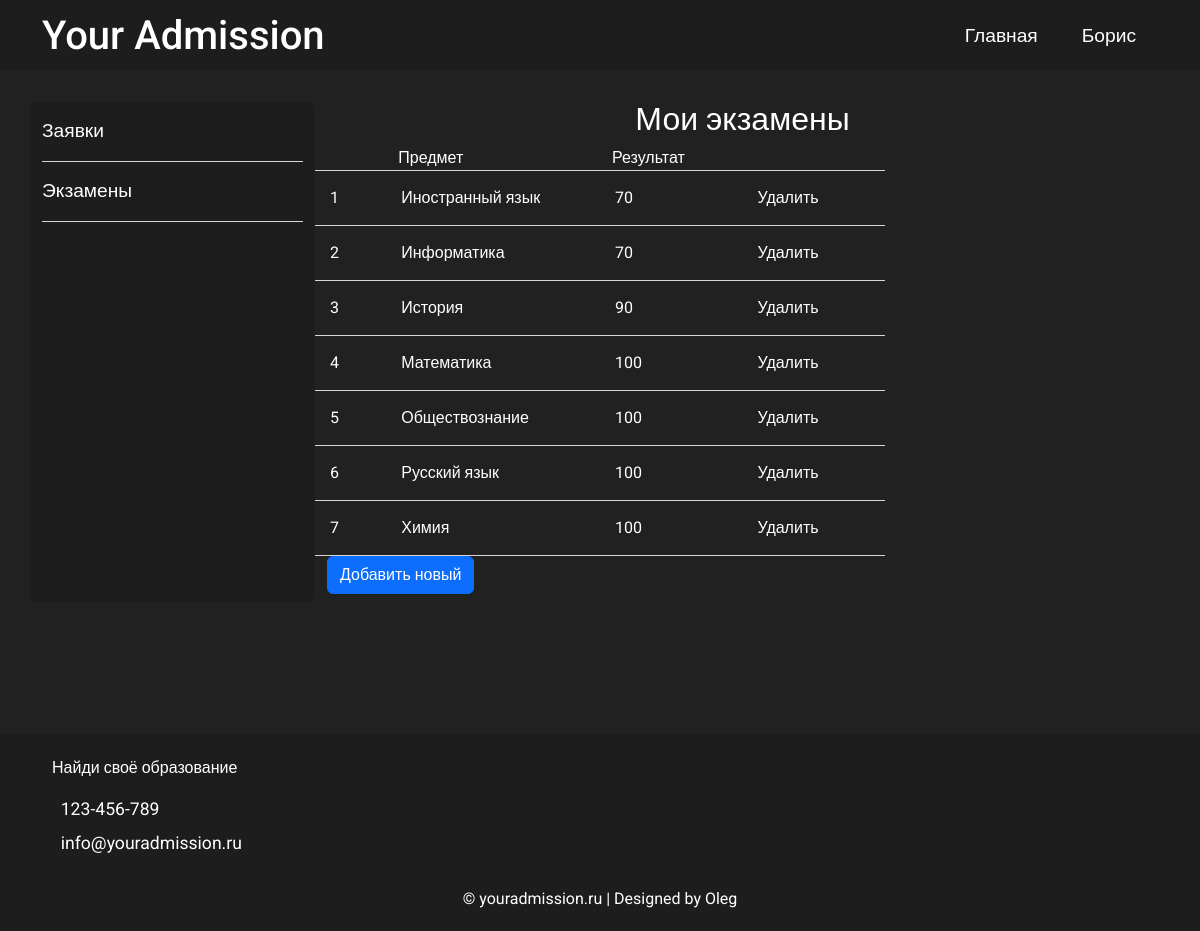
Page /EnrolleeSite/user/exams/index.php (signed in) on the committed database.
### tables this page shows
CREATE TABLE `enrollee_subject` (
  `enrollee_id` int DEFAULT NULL,
  `subject_id` int DEFAULT NULL,
  `result` int DEFAULT NULL
);

CREATE TABLE `subjects` (
  `id` int NOT NULL,
  `name_subject` varchar(30) NOT NULL
);

### EnrolleeSite/app/database/db.php (called while the page is built, shortened)
<?php
require 'connect.php';
function dbCheckError($query){
    $errInfo = $query->errorInfo();
    return true;
}
function getUserExams($enrollee_id){
    global $pdo;
    $sql = "select enrollee_subject.*, subjects.name_subject
            from enrollee_subject join subjects
            on enrollee_subject.subject_id = subjects.id
            and enrollee_subject.enrollee_id = $enrollee_id
            order by name_subject";
    $query = $pdo->prepare($sql);
    $query->execute();
    return $query->fetchAll();
}

### EnrolleeSite/app/controllers/useractions.php (called while the page is built, shortened)
<?php
include SITE_ROOT . "/app/database/db.php";
$added_subjects = getUserExams($_SESSION['id']);

### EnrolleeSite/user/exams/index.php (the view, shortened to what this page needs)
<?php
    include "../../app/controllers/useractions.php";
?>
<!doctype html>
<html lang="ru">
  <head>
    <link href="https://cdn.jsdelivr.net/npm/bootstrap@5.2.2/dist/css/bootstrap.min.css" rel="stylesheet">
    <link rel="stylesheet" href="../../assets/css/admin.css">
  </head>
  <body>
<?php include("../../app/include/header.php"); ?>
<div class="container">
    <div class="row">
        <?php include "../../app/include/sidebar-user.php"; ?>
        <div class="applications col-9">
            <div class="row title-table">
                <h2>Мои экзамены</h2>
                <div class="col-1"></div>
                <div class="col-3">Предмет</div>
                <div class="col-2">Результат</div>
                <div class="col-2"></div>
            </div>
            <?php foreach ($added_subjects as $key => $addedsubject): ?>
              <div class="row application">
                <div class="col-1"><?=$key + 1; ?></div>
                <div class="col-3"><?=$addedsubject['name_subject']; ?></div>
                <div class="col-2"><?=$addedsubject['result']; ?></div>
                <div class="col-2"><a href="index.php?del_name=<?=$addedsubject['name_subject']; ?>">Удалить</a></div>
              </div>
            <?php endforeach; ?>
            <div class="col-12">
                <a href="create.php" class="btn btn-primary">Добавить новый</a>
            </div>
        </div>
    </div>
</div>
<?php include("../../app/include/footer.php"); ?>
  </body>
</html>

### EnrolleeSite/assets/css/admin.css (style rules this page uses)
* { font-family: 'Roboto', sans-serif; }
html, h1, h2, h3, h4, h5, h6, li { color: #ffffff; }
body { background: #212121; }
.applications { margin-top: 30px; color: #fff; }
.applications h2 { text-align: center; }
.applications .title-table div { border-bottom: 1px solid #d6d6d6; }
.applications .application div { padding: 15px; border-bottom: 1px solid #d6d6d6; }
.applications a { color: #fff; text-decoration: none; }

### rows in the picture
enrollee_subject: subject.name_subject "Иностранный язык", result "70"
enrollee_subject: subject.name_subject "Информатика", result "70"
enrollee_subject: subject.name_subject "История", result "90"
enrollee_subject: subject.name_subject "Математика", result "100"
enrollee_subject: subject.name_subject "Обществознание", result "100"
enrollee_subject: subject.name_subject "Русский язык", result "100"
enrollee_subject: subject.name_subject "Химия", result "100"

### other values in the picture
$_SESSION['firstName'] "Борис"
